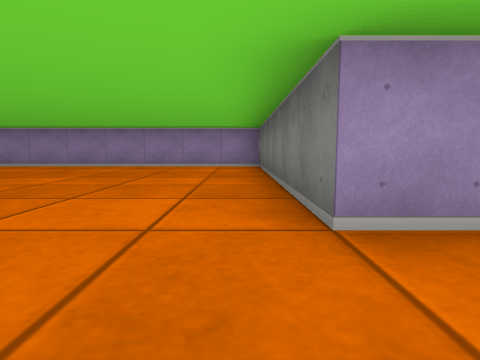
view 1 (above)

12 first-person views from a walk through a cub3D ray-caster map. The camera is about half as high as the walls, tilts 6° down and sees 80° across. The floor is counted in squares. Each view is taken from the middle of a square. On the plan, view 1 faces up. The plan holds only what a view shows up to about 9 squares ahead; the rest is blank.

view 2
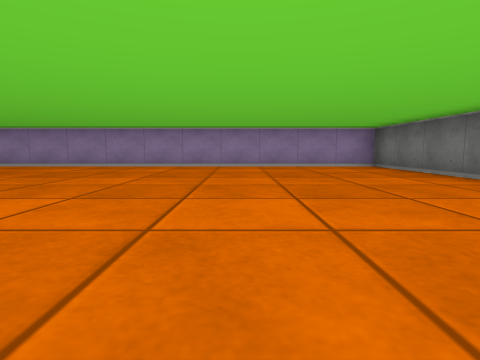

view 3
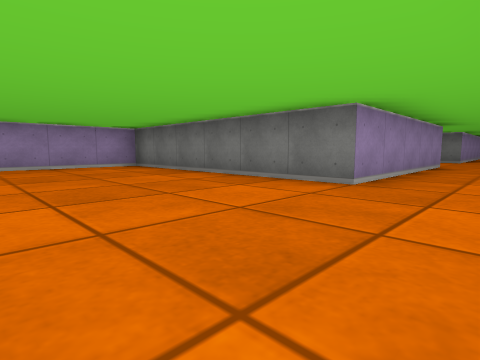

view 4
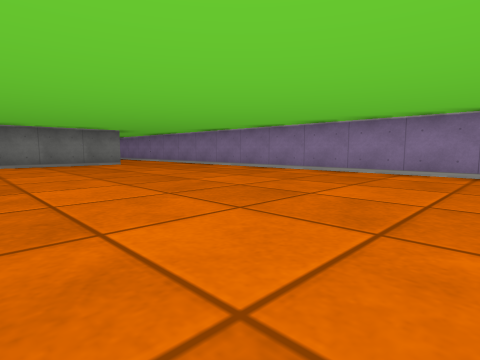

view 5
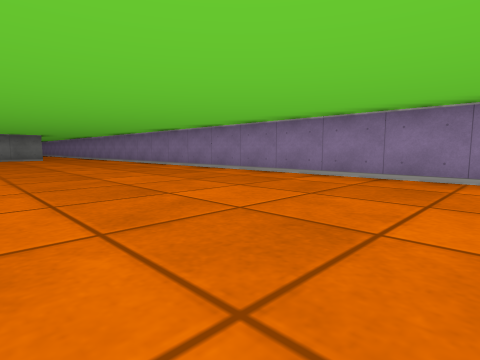

view 6
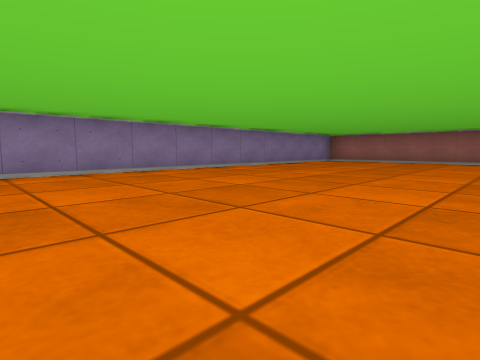

view 7
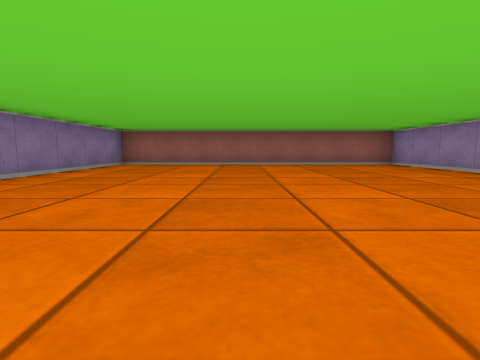

view 8
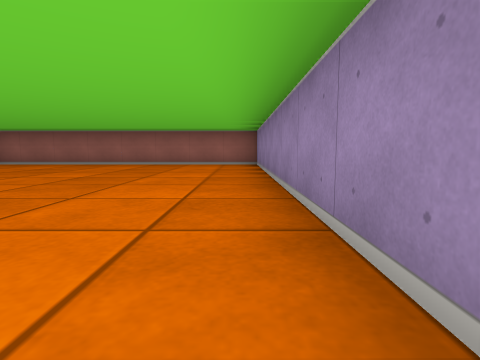

view 9
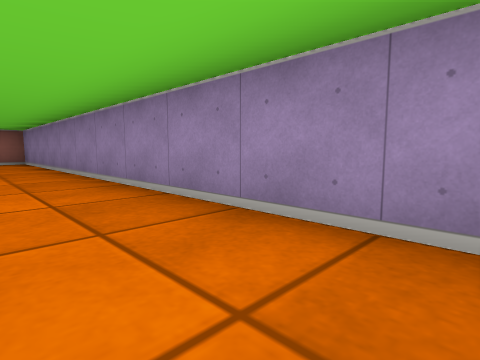

view 10
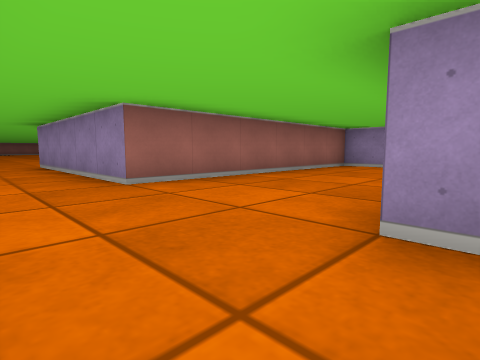

view 11
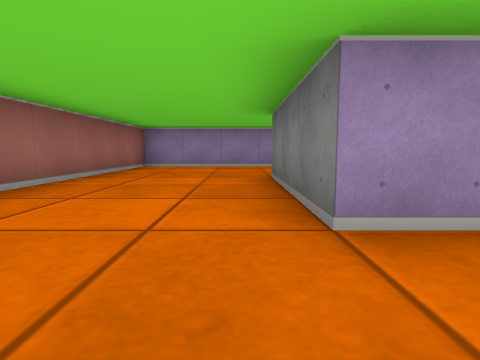

view 12
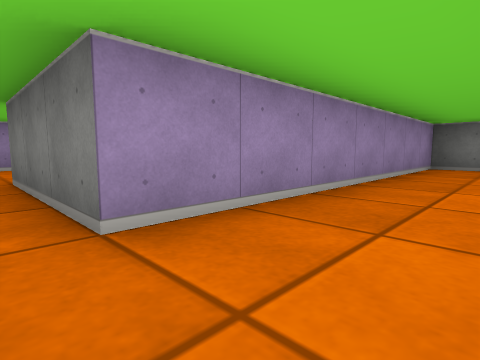

### Floor plan
Points are (right, up) in squares from view 1. A wall is a line through its corners. A room is listed if a view was taken in it or the views show most of it. See-through windows are left out.
Room 1 (views 1, 2, 3, 4, 5, 6, 7, 8, 9)
walls: (5.5, 1.5) (0.5, 1.5) (0.5, 7.5) (-20.5, 7.5) (-20.5, -0.5) (-0.6, -0.5)
ways out: opening at (6, 0.5) to room 2
Room 2 (views 10, 11, 12)
walls: (8.9, 7.5) (5.5, 7.5) (5.5, 1.5); (15.5, 0.6) (15.5, 1.5) (8.5, 1.5) (8.5, 4.5)
ways out: opening at (6, 0.5) to room 1

Where each view was taken, in squares from view 1:
view 1: 0 up, 0 right, facing up
view 2: 0 up, 3 left, facing up
view 3: 0 up, 3 left, facing up-right
view 4: 5 up, 8 left, facing down-right
view 5: 4 up, 13 left, facing down-right
view 6: 5 up, 10 left, facing down-left
view 7: 3 up, 12 left, facing left
view 8: 7 up, 12 left, facing left
view 9: 6 up, 10 left, facing up-left
view 10: 0 up, 9 right, facing up-left
view 11: 0 up, 8 right, facing up
view 12: 0 up, 8 right, facing up-right
